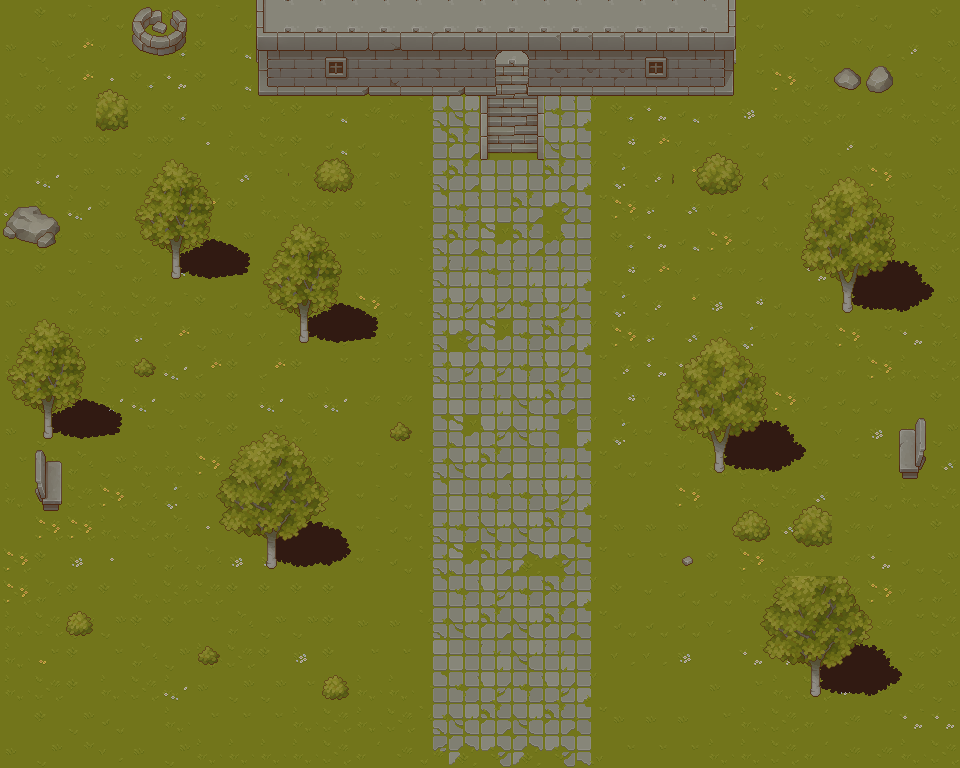

Tiled map render using the project's own tile images. Description and the map definition, with tile-layer contents summarised, below:
An orthogonal 30x24 tile map with 32x32 px tiles, 6 tile layers (Tile Layer 1, Tile Layer 3, Tile Layer 2, Tile Layer 4, ...), 9 tilesets.

<map version="1.10" tiledversion="1.10.1" orientation="orthogonal" renderorder="right-down" width="30" height="24" tilewidth="32" tileheight="32" infinite="0" nextlayerid="8" nextobjectid="1">
 <tileset firstgid="1" source="TX Tileset Grass.tsx" />
 <tileset firstgid="65" source="TX Struct.tsx" />
 <tileset firstgid="321" source="TX Plant.tsx" />
 <tileset firstgid="577" source="TX Shadow Plant.tsx" />
 <tileset firstgid="833" source="TX Shadow.tsx" />
 <tileset firstgid="1089" source="TX Props.tsx" />
 <tileset firstgid="1345" source="TX Tileset Wall.tsx" />
 <tileset firstgid="1601" source="TX Tileset Stone Ground.tsx" />
 <tileset firstgid="1665" source="TX Struct.tsx" />
 <layer id="1" name="Tile Layer 1" width="30" height="24">
  <data>[720 cells, 720 non-empty, 50 distinct tile ids]</data>
 </layer>
 <layer id="4" name="Tile Layer 3" width="30" height="24">
  <data>[720 cells, 93 non-empty, 42 distinct tile ids]</data>
 </layer>
 <layer id="3" name="Tile Layer 2" width="30" height="24">
  <data>[720 cells, 181 non-empty, 85 distinct tile ids]</data>
 </layer>
 <layer id="5" name="Tile Layer 4" width="30" height="24">
  <data>[720 cells, 31 non-empty, 31 distinct tile ids]</data>
 </layer>
 <layer id="6" name="Tile Layer 5" width="30" height="24">
  <data>[720 cells, 36 non-empty, 13 distinct tile ids]</data>
 </layer>
 <layer id="7" name="Tile Layer 6" width="30" height="24">
  <data>[720 cells, 50 non-empty, 37 distinct tile ids]</data>
 </layer>
</map>
